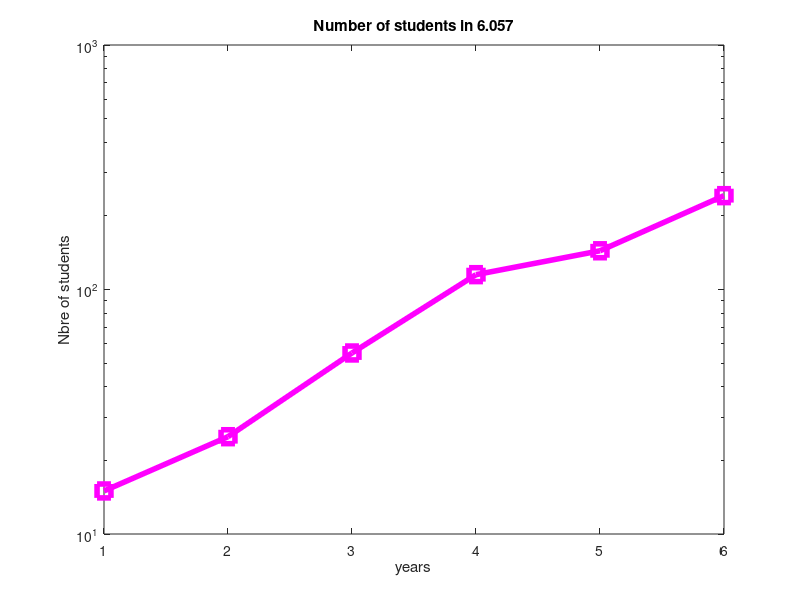

The MATLAB script that drew this image:
x = [15, 25, 55, 115, 144, 242];
semilogy(x, 'm-s', 'LineWidth', 4, 'MarkerSize', 10);
xlabel('years');
ylabel('Nbre of students');
title('Number of students in 6.057');
xlim([1, 6]);